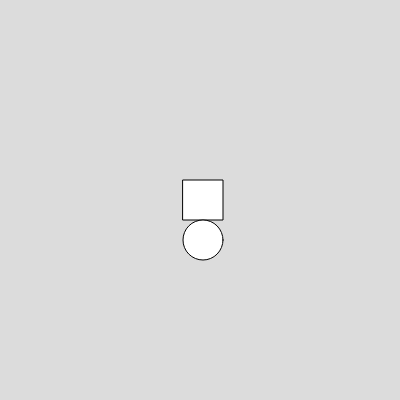
Frame 1 (no input)
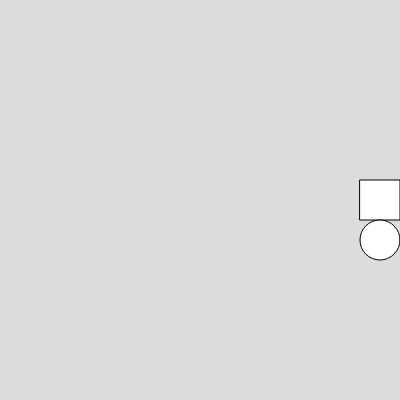
Frame 60 (no input)
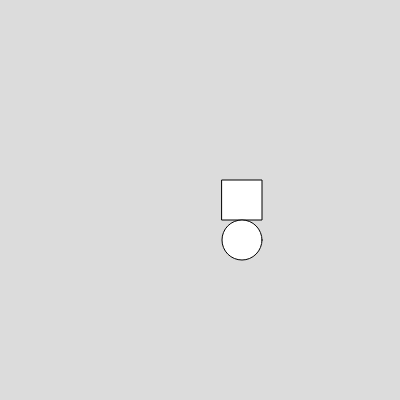
Frame 120 (the mouse pressed at the canvas centre since frame 60)

The p5.js sketch that drew these frames (run headless with seeded random() and noise() and a simulated clock; from frame 60 on, the mouse is pressed at the canvas centre):

// p5.js sketch
// ── sketch.js
/*
Example of class inheritance

<><><><><><><><>
BASIC PSEUDOCODE:


class ParentClass {  //class name is capitalized
  constructor() //constructs the object, like setup()
	methods() // like functions for the class
}

class ChildClass extends ParentClass{  //class name is capitalized
  //constructs the object, like setup()
  constructor() { 
    super(); // calls the constructor method of the parent class
  }
	methods() // like functions for the class
}
*/

let square1;
let circle1;
const shapeSize = 40;

function setup() {
  createCanvas(400, 400);
  rectMode(CENTER);

  square1 = new BouncingSquare(width/2, height/2, shapeSize);
  circle1 = new BouncingCircle(width/2, height/2 + shapeSize, shapeSize);
}

function draw() {
  background(220);

  square1.move();
  square1.draw();

  circle1.move();
  circle1.draw();
}

class BouncingShape {
  constructor(x, y, size) {
    this.x = x;
    this.y = y;
    this.size = size;
    this.movingLeft = true;
    this.speed = 3;
  }
  move() {
    if(this.movingLeft) {
      this.x += this.speed;
      if(this.x > width) {
        this.movingLeft = false;
      }
    }
    else {
      this.x -= this.speed;
      if(this.x <= 0) {
        this.movingLeft = true;
      }
    }
  }
  draw() {}
}

class BouncingCircle extends BouncingShape {
   constructor(x, y, size) {
    super(x, y, size);
    this.shapeType="circle";
  }
  draw() {
    circle(this.x, this.y, this.size);
  }
}

class BouncingSquare extends BouncingShape {
   constructor(x, y, size) {
    super(x, y, size);
    this.shapeType="square";
  }
  draw() {
    square(this.x, this.y, this.size);
  }
}
